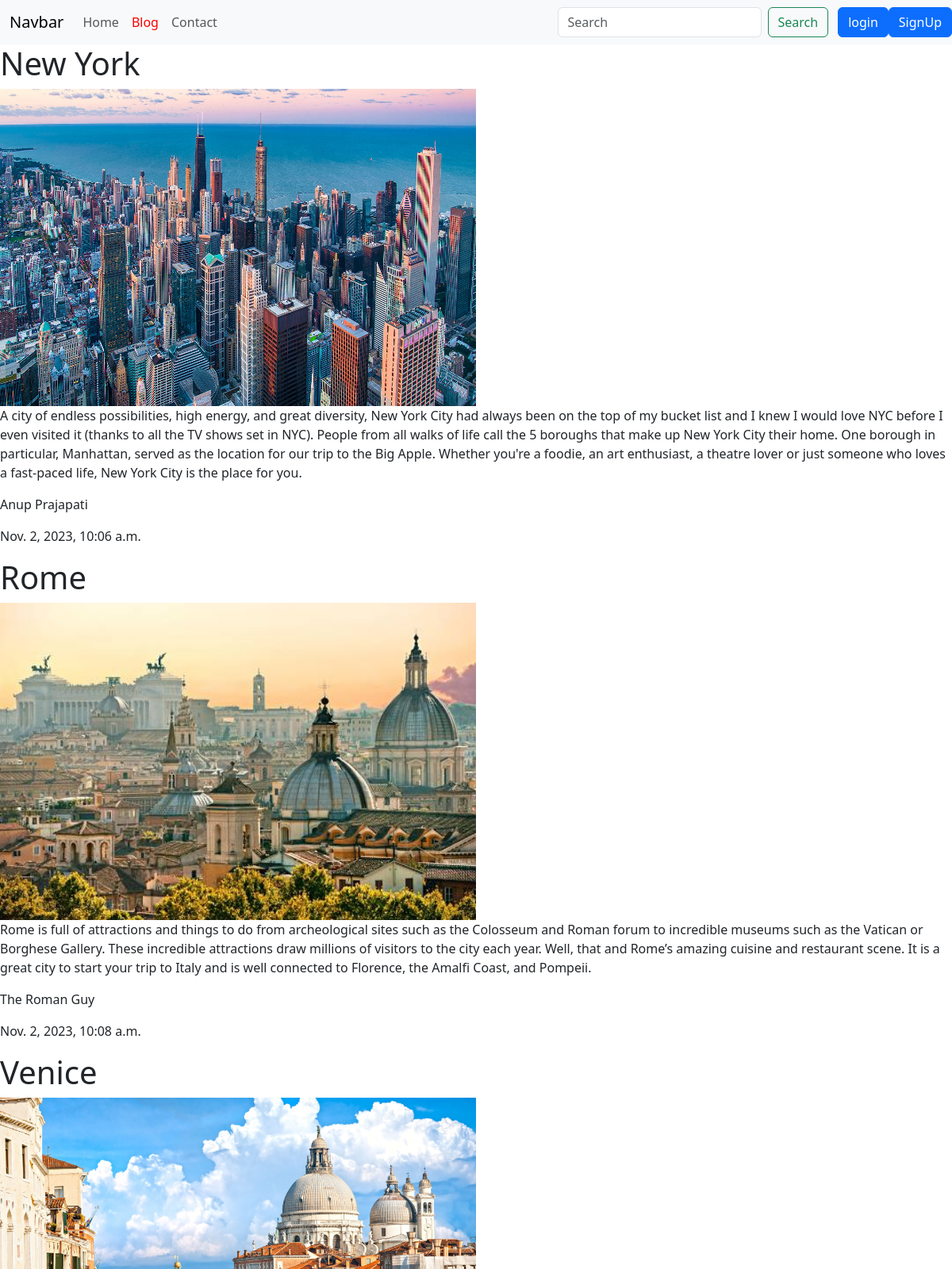
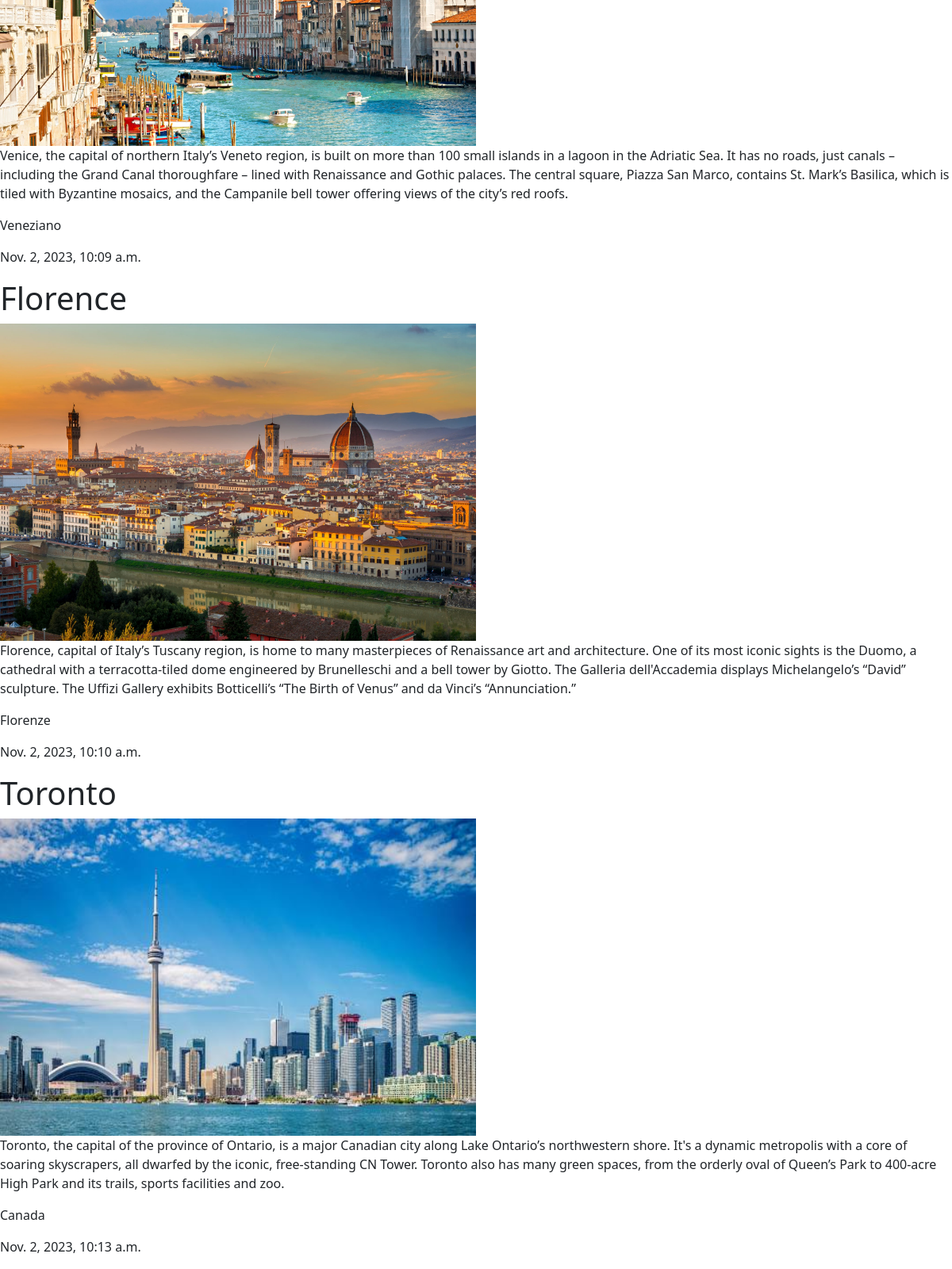
The page / on the database its author committed (2 pictures, top to bottom).
### blog/models.py (models this page shows, shortened)
class Post(models.Model):
    sno=models.AutoField(primary_key=True)
    title=models.CharField(max_length=255)
    image=models.ImageField(upload_to='images/',null=True,default="")
    content=models.TextField()
    author=models.CharField(max_length=50)
    slug=models.CharField(max_length=150) #slug = name of url
    timestamp=models.DateTimeField(auto_now_add=True, blank=True)

### blog/views.py (the view)
# urls.py: path('', views.blog,name="blog"),
def blog(request):
    post=Post.objects.all() #data taneko Post model ko
    return render(request,'blog.html',{'post':post}) #to  print data in frontend

### blog/templates/blog.html (shortened to what this page needs)
{% extends "base.html" %} {% comment %} extends le base.html bata template inheritance garxa {% endcomment %}
{% block blogactive %}
    active
{% endblock blogactive %}
{% block body %}
    {% for post in post %}
    <h1>{{post.title}}</h1>
    <img src="{{post.image.url}}" height="400" width="600">
    <p>{{post.content}}</p>
    <p>{{post.author}}</p>
    <p>{{post.timestamp}}</p>
    {% endfor %}
{% endblock body %}

### blog/templates/base.html (shortened to what this page needs)
<!DOCTYPE html>
<html lang="en">
<head>
    <link href="https://cdn.jsdelivr.net/npm/bootstrap@5.3.2/dist/css/bootstrap.min.css" rel="stylesheet">
</head>
<body>
    <nav class="navbar navbar-expand-lg bg-body-tertiary">
        <div class="container-fluid">
          <a class="navbar-brand" href="#">Navbar</a>
          <div class="collapse navbar-collapse" id="navbarSupportedContent">
            <ul class="navbar-nav me-auto mb-2 mb-lg-0">
              <li class="nav-item">
                    <a class="nav-link {% block homeactive %} {% endblock homeactive %}" aria-current="page" href="{% url 'home' %}">Home</a>
              </li>
              <li class="nav-item">
                <a class="nav-link {% block blogactive %}{% endblock blogactive %}" aria-current="page" href="{% url 'blog' %}">Blog</a>
              </li>
              <li class="nav-item">
                <a class="nav-link {% block contactactive %}{% endblock contactactive %}" aria-current="page" href="{% url 'contact' %}">Contact</a>
              </li>
            </ul>
            <form class="d-flex" role="search" action="{% url 'search' %}">
              <input class="form-control me-2" type="search" placeholder="Search" aria-label="Search" name="query">
              <button class="btn btn-outline-success" type="submit">Search</button>
            </form>
          </div>
        </div>
<button type="button" class="btn btn-primary" data-bs-toggle="modal" data-bs-target="#loginmodal">
login
</button>
<button type="button" class="btn btn-primary" data-bs-toggle="modal" data-bs-target="#signupmodal">
  SignUp
</button>
      </nav>
      {% block body %}{% endblock body %}
</body>
</html>

### blog/templates/base.html (style rules this page uses)
.navbar-nav .nav-item .nav-link.active { color: red; }

### rows shown on the page
Post: title "New York", image (picture), content "A city of endless possibilities, high energy, and great diversity, New York City had always been on the top of my bucket list and I knew I would love NYC before I even visited it (thanks to all the TV shows set in NYC). People from all walks of life call the 5 boroughs that make up New York City their home. One borough in particular, Manhattan, served as the location for our trip to the Big Apple. Whether you're a foodie, an art enthusiast, a theatre lover or just someone who loves a fast-paced life, New York City is the place for you.", author "Anup Prajapati", timestamp "Nov. 2, 2023, 10:06 a.m."
Post: title "Rome", image (picture), content "Rome is full of attractions and things to do from archeological sites such as the Colosseum and Roman forum to incredible museums such as the Vatican or Borghese Gallery. These incredible attractions draw millions of visitors to the city each year. Well, that and Rome’s amazing cuisine and restaurant scene. It is a great city to start your trip to Italy and is well connected to Florence, the Amalfi Coast, and Pompeii.", author "The Roman Guy", timestamp "Nov. 2, 2023, 10:08 a.m."
Post: title "Venice", image (picture), content "Venice, the capital of northern Italy’s Veneto region, is built on more than 100 small islands in a lagoon in the Adriatic Sea. It has no roads, just canals – including the Grand Canal thoroughfare – lined with Renaissance and Gothic palaces. The central square, Piazza San Marco, contains St. Mark’s Basilica, which is tiled with Byzantine mosaics, and the Campanile bell tower offering views of the city’s red roofs.", author "Veneziano", timestamp "Nov. 2, 2023, 10:09 a.m."
Post: title "Florence", image (picture), content "Florence, capital of Italy’s Tuscany region, is home to many masterpieces of Renaissance art and architecture. One of its most iconic sights is the Duomo, a cathedral with a terracotta-tiled dome engineered by Brunelleschi and a bell tower by Giotto. The Galleria dell'Accademia displays Michelangelo’s “David” sculpture. The Uffizi Gallery exhibits Botticelli’s “The Birth of Venus” and da Vinci’s “Annunciation.”", author "Florenze", timestamp "Nov. 2, 2023, 10:10 a.m."
Post: title "Toronto", image (picture), content "Toronto, the capital of the province of Ontario, is a major Canadian city along Lake Ontario’s northwestern shore. It's a dynamic metropolis with a core of soaring skyscrapers, all dwarfed by the iconic, free-standing CN Tower. Toronto also has many green spaces, from the orderly oval of Queen’s Park to 400-acre High Park and its trails, sports facilities and zoo.", author "Canada", timestamp "Nov. 2, 2023, 10:13 a.m."
